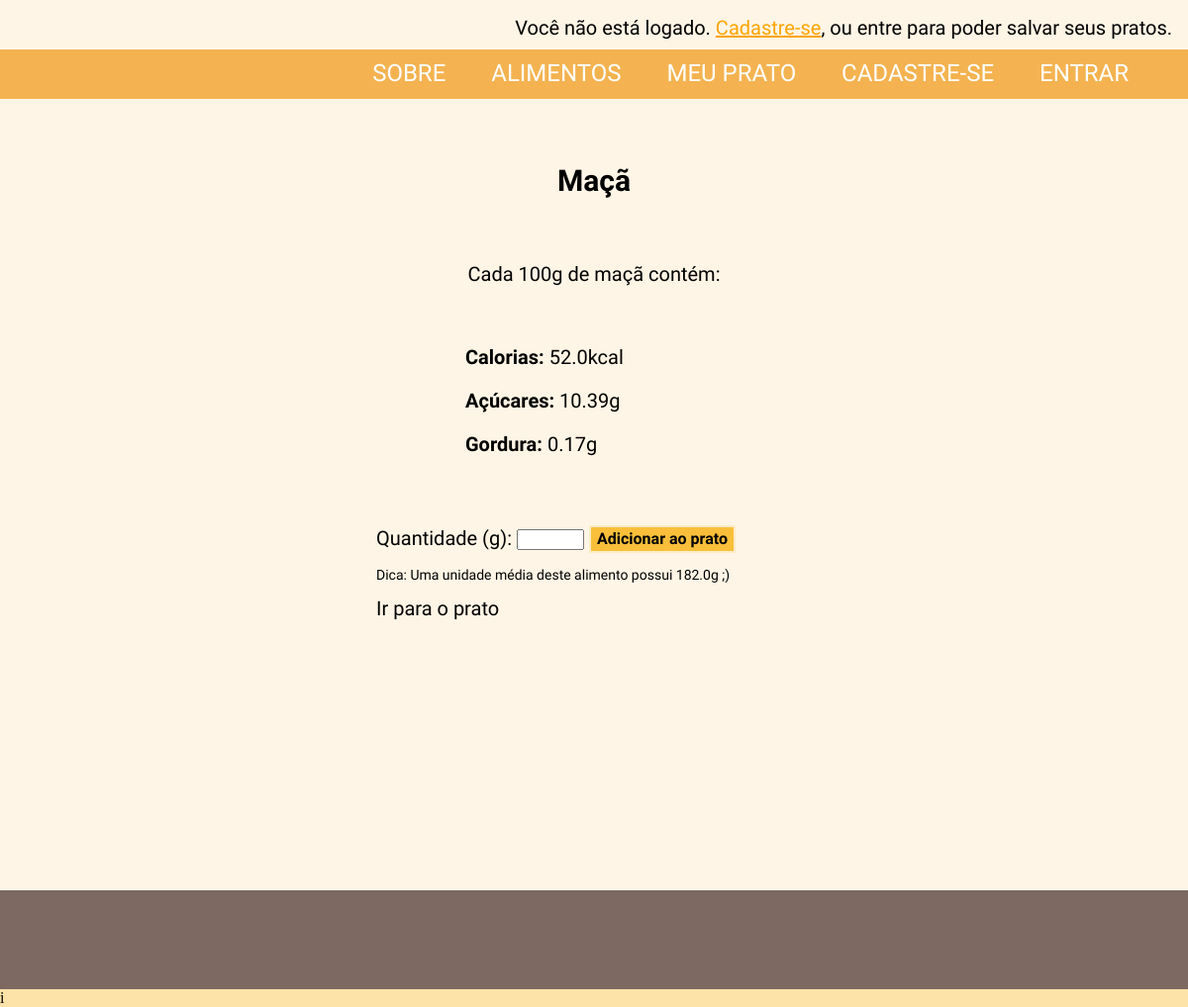
The page /nutrition/Maçã/ on the database its author committed.
### nutrizone/models.py (models this page shows, shortened)
class Food(models.Model):
	name = models.CharField(max_length=100)
	brname = models.CharField(max_length=100, default="")
	ndbno = models.IntegerField()
	altmeasurename = models.CharField(max_length=100, default="")
	altmeasuregram = models.FloatField(default=0)

class Nutrient(models.Model):
	name = models.CharField(max_length=200)
	value = models.FloatField()
	unit = models.CharField(max_length=10)
	food = models.ForeignKey(Food, on_delete=models.CASCADE, related_name='foodname')

### nutrizone/views.py (the view, shortened to what this page needs)
# urls.py: url(r'^nutrition/(?P<foodname>.*)/$', views.nutrition),
def nutrition(request, foodname=None):
	context = food_info(foodname)[0]
	return render(request, 'nutrition.html', context)

### nutrizone/food_query.py (called while the page is built)
def food_info(foodname):
    context = {}
    food = Food.objects.filter(brname=foodname)[0] # TEMPORARIO
    nutrients = Nutrient.objects.filter(food__brname=foodname)
    energy = nutrients.get(name='Energy')
    fat = nutrients.get(name='Total lipid (fat)')
    if nutrients.filter(name='Sugars, total').exists():
        sugars = nutrients.get(name='Sugars, total')
        context['sugars'] = sugars
    context.update({
        'food': food,
        'energy': energy,
        'fat':fat,
    })
    return context, energy, fat, sugars

### nutrizone/templates/nutrition.html (shortened to what this page needs)
{% extends 'base.html' %}
{% load static %}
{% block content %}
<div id="food">
	<div class="subtitle">
		<h2 id="foodname">{{ food.brname }}</h2>
	</div>
	<div>
		<p class="align-center">Cada 100g de {{ food.brname|lower }} contém:</p>
		<div class="food-info">
			<p><span class="bold">Calorias:</span> {{energy.value}}{{energy.unit}}</p>
			{% if sugars %} <p><span class="bold">Açúcares:</span> {{sugars.value}}{{sugars.unit}} </p>{% endif %}
			<p><span class="bold">Gordura:</span> {{fat.value}}{{fat.unit}}</p>
		</div>
	</div>
	<div class="food-form">
		<form id="quantity-form" method="POST">
			Quantidade (g): <input type="number" class="quantity" size="20" name="quantity" required oninvalid="this.setCustomValidity('Preencha a quantidade.')" oninput="setCustomValidity('')""></input>
			<button type="submit" class="button menu-font add-to-plate" value="Adicionar ao prato" name="mybtn">Adicionar ao prato</button>
		</form>
		<p class="subtext-font">Dica: Uma {{food.altmeasurename|lower}} deste alimento possui {{food.altmeasuregram|lower}}g ;)</p>
		<a href=" {% url 'meal' %}">Ir para o prato</a>
	</div>
</div>
{% endblock %}
{% block script %}i
{% endblock %}

### nutrizone/static/template.css (style rules this page uses)
.fundo-laranja-claro { background-color: #FDE3A7; }
a { text-decoration: none; color: inherit; }
body { margin: 0; }
.button { border-style: solid; border-color: rgba(255,255,255,.7); color: black; background-color: #F9BF3B; height: 28px; }
.subtext-font { font-size: 14px; color: #000; font-family: 'Fira Sans', sans-serif; }
.menu-font { font-size: 16px; color: #000; font-family: 'Fira Sans', sans-serif; font-weight: bold; }
.quantity { width: 60px; }
.bold { font-weight: bold; }
.subtitle { padding: 20px 100px; text-align: center }
.food-info { padding-top: 20px; padding-bottom: 10px; width: 260px; margin: auto; }
.food-form { padding: 40px 310px; }
.align-center { text-align: center; }

### rows shown on the page
Food: brname "Maçã", brname "maçã", altmeasurename "unidade média", altmeasuregram "182.0"
Nutrient: value "52.0", unit "kcal"
Nutrient: value "10.39", unit "g"
Nutrient: value "0.17", unit "g"
